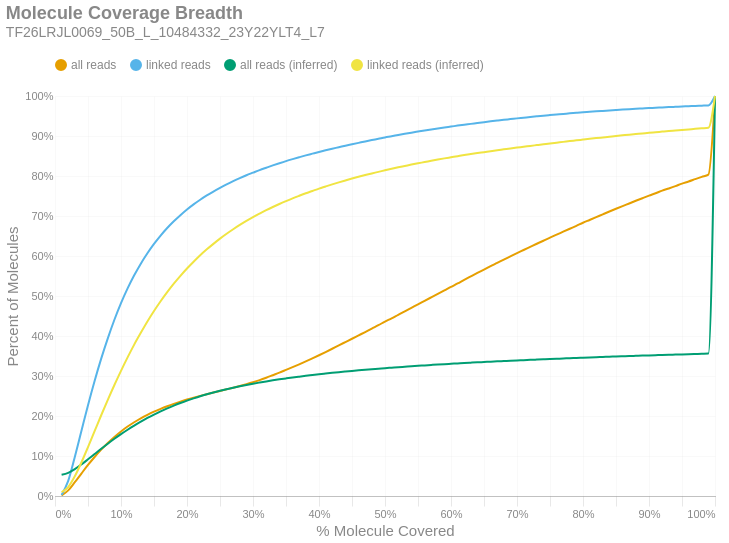

The notebook cell this image was saved under:
### Markdown cell above
### Molecule Read Coverage
This chart shows molecule coverage breadth as computed by the number of bases aligned to that molecule. In other words, "*how much of each unique long molecule is actually sequenced/aligned?*" Keep in mind there is a distinction between sequences and alignments, since some sequences belonging to a particular molecule may not align well and wouldn't appear in the alignment data. This chart also shows molecule coverage breadth as computed by the *inferred fragment* from which the aligned sequences originate. Unlike read coverage, this calculation takes into account the total insert size, including unsequenced gaps between the forward and reverse reads. Like the previous figures, these are cumulative percents.

### Code cell
if SKIPLR:
    print_html(f"Skipped")
else:
    binned_df = consolidated_hist(valids['coverage_bp'], mask, 0.01, True)
    binned_df_inf = consolidated_hist(valids['coverage_inserts'], mask, 0.01, True)
    binned_df = binned_df.with_columns(pl.lit(binned_df_inf['all reads (cumsum)']).alias('all reads (inferred)'))
    binned_df = binned_df.with_columns(pl.lit(binned_df_inf['linked reads (cumsum)']).alias('linked reads (inferred)'))
    binned_df = binned_df.with_columns(
        (pl.col('bin').cast(pl.Float64) + 0.01).alias('right_edge')
    )

    with SafeRender(binned_df):
        (
            density_plot(binned_df, 'Molecule Coverage Breadth', samplename, 'molcov', ['all reads (inferred)','linked reads (inferred)'])
            .encode(
                #x=alt.X('bin:Q', title="% Molecule Covered").axis(format = '%').scale(padding=0),
                x=alt.X('right_edge:Q', title="% Molecule Covered").axis(format='%').scale(padding=0),
                y=alt.Y('value:Q', title='Percent of Molecules')
                    .axis(format='%')
                    .stack(False)
                    .scale(domainMin=0, padding=0),
                color=alt.Color("key:N").scale(domain = ["all reads", "linked reads", "all reads (inferred)", "linked reads (inferred)"]),
                tooltip = [
                    alt.Tooltip("key:N", title = "Data Type"),
                    alt.Tooltip("range_label:N", title="% Molecule Covered"),
                    alt.Tooltip("value:Q", format = ".2%", title="% Molecules")
                ]
            )
        ).display()

### Figure 1 — Vega-Lite specification as saved in the notebook (floating-point values rounded to 4 significant figures)
{"width": "container", "height": 400, "config": {"title": {"anchor": "start", "dy": -15, "fontSize": 18, "color": "#888888", "subtitleColor": "#888888", "subtitleFontSize": 14}, "arc": {"fill": "#0072B2"}, "axis": {"domainColor": "#888888", "domainWidth": 0.5, "gridWidth": 0.2, "grid": false, "titleFontWeight": 400, "titleFontSize": 15, "labelFontSize": 11, "labelColor": "#888888", "tickColor": "#888888", "tickWidth": 0.2, "titleColor": "#888888"}, "axisBand": {"grid": false}, "axisX": {"grid": true, "tickSize": 10, "domainCap": "round"}, "axisY": {"domain": false, "grid": true, "tickSize": 0, "domainCap": "round"}, "background": "transparent", "header": {"labelFontSize": 15, "labelColor": "#888888", "titleFontSize": 15, "titleFontWeight": 600, "titleColor": "#888888"}, "legend": {"labelFont": "sans-serif", "labelFontSize": 12, "labelColor": "#888888", "symbolSize": 100, "symbolType": "circle", "titleFontSize": 12, "titlePadding": 10, "titleColor": "#888888", "title": null, "orient": "top"}, "range": {"category": ["#E69F00", "#56B4E9", "#009E73", "#F0E442", "#0072B2", "#D55E00", "#CC79A7", "#000000"], "diverging": ["#cfe8f3", "#a2d4ec", "#73bfe2", "#46abdb", "#1696d2", "#12719e"]}, "area": {"fill": "#0072B2", "fillOpacity": 0.7, "line": true, "strokeOpacity": 0.7}, "line": {"color": "#0072B2", "stroke": "#0072B2", "strokeWidth": 2}, "trail": {"color": "#0072B2", "stroke": "#0072B2", "strokeWidth": 0, "size": 1}, "point": {"filled": true, "fillOpacity": 1.0, "size": 95}, "text": {"color": "#888888", "fontSize": 11, "align": "right", "fontWeight": 400, "size": 11}, "bar": {"fill": "#0072B2", "stroke": null}, "view": {"stroke": null, "continuousWidth": 660, "continuousHeight": 400}}, "data": {"name": "data-ff850f49497778e46b6d304401aead90"}, "mark": {"type": "line", "interpolate": "monotone", "point": {"opacity": 0, "size": 275}}, "encoding": {"color": {"field": "key", "scale": {"domain": ["all reads", "linked reads", "all reads (inferred)", "linked reads (inferred)"]}, "type": "nominal"}, "tooltip": [{"field": "key", "title": "Data Type", "type": "nominal"}, {"field": "range_label", "title": "% Molecule Covered", "type": "nominal"}, {"field": "value", "format": ".2%", "title": "% Molecules", "type": "quantitative"}], "x": {"axis": {"format": "%"}, "field": "right_edge", "scale": {"padding": 0}, "title": "% Molecule Covered", "type": "quantitative"}, "y": {"axis": {"format": "%"}, "field": "value", "scale": {"domainMin": 0, "padding": 0}, "stack": false, "title": "Percent of Molecules", "type": "quantitative"}}, "params": [{"name": "param_c36ac31b6afebe62", "select": {"type": "point", "fields": ["key"]}, "bind": "legend"}], "title": {"text": "Molecule Coverage Breadth", "subtitle": "TF26LRJL0069_50B_L_10484332_23Y22YLT4_L7"}, "transform": [{"fold": ["all reads (cumsum)", "linked reads (cumsum)", "all reads (inferred)", "linked reads (inferred)"]}, {"calculate": "replace(datum.key, ' (cumsum)', '')", "as": "key"}, {"filter": {"param": "param_c36ac31b6afebe62"}}], "usermeta": {"embedOptions": {"downloadFileName": "TF26LRJL0069_50B_L_10484332_23Y22YLT4_L7.molcov"}}, "$schema": "https://vega.github.io/schema/vega-lite/v6.4.1.json", "datasets": {"data-ff850f49497778e46b6d304401aead90": [{"bin": "0.0", "interval": "0.0-0.01", "all reads": 0.00129, "linked reads": 0.002602, "all reads (cumsum)": 0.00129, "linked reads (cumsum)": 0.002602, "range_label": "0.0-0.01", "all reads (inferred)": 0.05297, "linked reads (inferred)": 0.009921, "right_edge": 0.01}, {"bin": "0.01", "interval": "0.01-0.02", "all reads": 0.01275, "linked reads": 0.03531, "all reads (cumsum)": 0.01404, "linked reads (cumsum)": 0.03791, "range_label": "0.01-0.02", "all reads (inferred)": 0.05783, "linked reads (inferred)": 0.02243, "right_edge": 0.02}, {"bin": "0.02", "interval": "0.02-0.03", "all reads": 0.02048, "linked reads": 0.05977, "all reads (cumsum)": 0.03451, "linked reads (cumsum)": 0.09768, "range_label": "0.02-0.03", "all reads (inferred)": 0.06718, "linked reads (inferred)": 0.04928, "right_edge": 0.03}, {"bin": "0.03", "interval": "0.03-0.04", "all reads": 0.02167, "linked reads": 0.06478, "all reads (cumsum)": 0.05618, "linked reads (cumsum)": 0.1625, "range_label": "0.03-0.04", "all reads (inferred)": 0.07889, "linked reads (inferred)": 0.08392, "right_edge": 0.04}, {"bin": "0.04", "interval": "0.04-0.05", "all reads": 0.02135, "linked reads": 0.06449, "all reads (cumsum)": 0.07754, "linked reads (cumsum)": 0.227, "range_label": "0.04-0.05", "all reads (inferred)": 0.09175, "linked reads (inferred)": 0.1223, "right_edge": 0.05}, {"bin": "0.05", "interval": "0.05-0.06", "all reads": 0.01997, "linked reads": 0.0606, "all reads (cumsum)": 0.0975, "linked reads (cumsum)": 0.2876, "range_label": "0.05-0.06", "all reads (inferred)": 0.1049, "linked reads (inferred)": 0.162, "right_edge": 0.06}, {"bin": "0.06", "interval": "0.06-0.07", "all reads": 0.01837, "linked reads": 0.05586, "all reads (cumsum)": 0.1159, "linked reads (cumsum)": 0.3434, "range_label": "0.06-0.07", "all reads (inferred)": 0.1181, "linked reads (inferred)": 0.2019, "right_edge": 0.07}, {"bin": "0.07", "interval": "0.07-0.08", "all reads": 0.01668, "linked reads": 0.05074, "all reads (cumsum)": 0.1325, "linked reads (cumsum)": 0.3942, "range_label": "0.07-0.08", "all reads (inferred)": 0.1308, "linked reads (inferred)": 0.2405, "right_edge": 0.08}, {"bin": "0.08", "interval": "0.08-0.09", "all reads": 0.01526, "linked reads": 0.04643, "all reads (cumsum)": 0.1478, "linked reads (cumsum)": 0.4406, "range_label": "0.08-0.09", "all reads (inferred)": 0.143, "linked reads (inferred)": 0.2776, "right_edge": 0.09}, {"bin": "0.09", "interval": "0.09-0.1", "all reads": 0.01365, "linked reads": 0.04151, "all reads (cumsum)": 0.1615, "linked reads (cumsum)": 0.4821, "range_label": "0.09-0.1", "all reads (inferred)": 0.1546, "linked reads (inferred)": 0.3129, "right_edge": 0.1}, {"bin": "0.1", "interval": "0.1-0.11", "all reads": 0.01217, "linked reads": 0.03687, "all reads (cumsum)": 0.1736, "linked reads (cumsum)": 0.519, "range_label": "0.1-0.11", "all reads (inferred)": 0.1656, "linked reads (inferred)": 0.3465, "right_edge": 0.11}, {"bin": "0.11", "interval": "0.11-0.12", "all reads": 0.01081, "linked reads": 0.0327, "all reads (cumsum)": 0.1844, "linked reads (cumsum)": 0.5517, "range_label": "0.11-0.12", "all reads (inferred)": 0.1761, "linked reads (inferred)": 0.3785, "right_edge": 0.12}, {"bin": "0.12", "interval": "0.12-0.13", "all reads": 0.009772, "linked reads": 0.02921, "all reads (cumsum)": 0.1942, "linked reads (cumsum)": 0.5809, "range_label": "0.12-0.13", "all reads (inferred)": 0.1857, "linked reads (inferred)": 0.4079, "right_edge": 0.13}, {"bin": "0.13", "interval": "0.13-0.14", "all reads": 0.008694, "linked reads": 0.02596, "all reads (cumsum)": 0.2029, "linked reads (cumsum)": 0.6068, "range_label": "0.13-0.14", "all reads (inferred)": 0.195, "linked reads (inferred)": 0.4362, "right_edge": 0.14}, {"bin": "0.14", "interval": "0.14-0.15", "all reads": 0.0079, "linked reads": 0.02338, "all reads (cumsum)": 0.2108, "linked reads (cumsum)": 0.6302, "range_label": "0.14-0.15", "all reads (inferred)": 0.2036, "linked reads (inferred)": 0.4625, "right_edge": 0.15}, {"bin": "0.15", "interval": "0.15-0.16", "all reads": 0.007161, "linked reads": 0.02094, "all reads (cumsum)": 0.218, "linked reads (cumsum)": 0.6512, "range_label": "0.15-0.16", "all reads (inferred)": 0.2116, "linked reads (inferred)": 0.4868, "right_edge": 0.16}, {"bin": "0.16", "interval": "0.16-0.17", "all reads": 0.006523, "linked reads": 0.01886, "all reads (cumsum)": 0.2245, "linked reads (cumsum)": 0.67, "range_label": "0.16-0.17", "all reads (inferred)": 0.2191, "linked reads (inferred)": 0.5095, "right_edge": 0.17}, {"bin": "0.17", "interval": "0.17-0.18", "all reads": 0.00596, "linked reads": 0.01683, "all reads (cumsum)": 0.2304, "linked reads (cumsum)": 0.6869, "range_label": "0.17-0.18", "all reads (inferred)": 0.226, "linked reads (inferred)": 0.5307, "right_edge": 0.18}, {"bin": "0.18", "interval": "0.18-0.19", "all reads": 0.005486, "linked reads": 0.01525, "all reads (cumsum)": 0.2359, "linked reads (cumsum)": 0.7021, "range_label": "0.18-0.19", "all reads (inferred)": 0.2324, "linked reads (inferred)": 0.5503, "right_edge": 0.19}, {"bin": "0.19", "interval": "0.19-0.2", "all reads": 0.00515, "linked reads": 0.01414, "all reads (cumsum)": 0.2411, "linked reads (cumsum)": 0.7163, "range_label": "0.19-0.2", "all reads (inferred)": 0.2385, "linked reads (inferred)": 0.5687, "right_edge": 0.2}, {"bin": "0.2", "interval": "0.2-0.21", "all reads": 0.00475, "linked reads": 0.01275, "all reads (cumsum)": 0.2458, "linked reads (cumsum)": 0.729, "range_label": "0.2-0.21", "all reads (inferred)": 0.2441, "linked reads (inferred)": 0.5857, "right_edge": 0.21}, {"bin": "0.21", "interval": "0.21-0.22", "all reads": 0.004442, "linked reads": 0.01159, "all reads (cumsum)": 0.2503, "linked reads (cumsum)": 0.7406, "range_label": "0.21-0.22", "all reads (inferred)": 0.2494, "linked reads (inferred)": 0.6019, "right_edge": 0.22}, {"bin": "0.22", "interval": "0.22-0.23", "all reads": 0.004285, "linked reads": 0.01077, "all reads (cumsum)": 0.2546, "linked reads (cumsum)": 0.7514, "range_label": "0.22-0.23", "all reads (inferred)": 0.2542, "linked reads (inferred)": 0.6167, "right_edge": 0.23}, {"bin": "0.23", "interval": "0.23-0.24", "all reads": 0.004139, "linked reads": 0.009846, "all reads (cumsum)": 0.2587, "linked reads (cumsum)": 0.7612, "range_label": "0.23-0.24", "all reads (inferred)": 0.2587, "linked reads (inferred)": 0.6304, "right_edge": 0.24}, {"bin": "0.24", "interval": "0.24-0.25", "all reads": 0.004038, "linked reads": 0.009092, "all reads (cumsum)": 0.2627, "linked reads (cumsum)": 0.7703, "range_label": "0.24-0.25", "all reads (inferred)": 0.263, "linked reads (inferred)": 0.6434, "right_edge": 0.25}, {"bin": "0.25", "interval": "0.25-0.26", "all reads": 0.003972, "linked reads": 0.008703, "all reads (cumsum)": 0.2667, "linked reads (cumsum)": 0.779, "range_label": "0.25-0.26", "all reads (inferred)": 0.267, "linked reads (inferred)": 0.6555, "right_edge": 0.26}, {"bin": "0.26", "interval": "0.26-0.27", "all reads": 0.004002, "linked reads": 0.008109, "all reads (cumsum)": 0.2707, "linked reads (cumsum)": 0.7871, "range_label": "0.26-0.27", "all reads (inferred)": 0.2708, "linked reads (inferred)": 0.6668, "right_edge": 0.27}, {"bin": "0.27", "interval": "0.27-0.28", "all reads": 0.004227, "linked reads": 0.007609, "all reads (cumsum)": 0.2749, "linked reads (cumsum)": 0.7947, "range_label": "0.27-0.28", "all reads (inferred)": 0.2743, "linked reads (inferred)": 0.6776, "right_edge": 0.28}, {"bin": "0.28", "interval": "0.28-0.29", "all reads": 0.004527, "linked reads": 0.007184, "all reads (cumsum)": 0.2795, "linked reads (cumsum)": 0.8019, "range_label": "0.28-0.29", "all reads (inferred)": 0.2776, "linked reads (inferred)": 0.6877, "right_edge": 0.29}, {"bin": "0.29", "interval": "0.29-0.3", "all reads": 0.004831, "linked reads": 0.006459, "all reads (cumsum)": 0.2843, "linked reads (cumsum)": 0.8084, "range_label": "0.29-0.3", "all reads (inferred)": 0.2808, "linked reads (inferred)": 0.6972, "right_edge": 0.3}, {"bin": "0.3", "interval": "0.3-0.31", "all reads": 0.005323, "linked reads": 0.006377, "all reads (cumsum)": 0.2896, "linked reads (cumsum)": 0.8147, "range_label": "0.3-0.31", "all reads (inferred)": 0.2837, "linked reads (inferred)": 0.7061, "right_edge": 0.31}, {"bin": "0.31", "interval": "0.31-0.32", "all reads": 0.005956, "linked reads": 0.005907, "all reads (cumsum)": 0.2956, "linked reads (cumsum)": 0.8206, "range_label": "0.31-0.32", "all reads (inferred)": 0.2865, "linked reads (inferred)": 0.7146, "right_edge": 0.32}, {"bin": "0.32", "interval": "0.32-0.33", "all reads": 0.006371, "linked reads": 0.005799, "all reads (cumsum)": 0.3019, "linked reads (cumsum)": 0.8264, "range_label": "0.32-0.33", "all reads (inferred)": 0.2891, "linked reads (inferred)": 0.7225, "right_edge": 0.33}, {"bin": "0.33", "interval": "0.33-0.34", "all reads": 0.006428, "linked reads": 0.005477, "all reads (cumsum)": 0.3084, "linked reads (cumsum)": 0.8319, "range_label": "0.33-0.34", "all reads (inferred)": 0.2916, "linked reads (inferred)": 0.73, "right_edge": 0.34}, {"bin": "0.34", "interval": "0.34-0.35", "all reads": 0.006822, "linked reads": 0.005281, "all reads (cumsum)": 0.3152, "linked reads (cumsum)": 0.8372, "range_label": "0.34-0.35", "all reads (inferred)": 0.294, "linked reads (inferred)": 0.7372, "right_edge": 0.35}, {"bin": "0.35", "interval": "0.35-0.36", "all reads": 0.006918, "linked reads": 0.004936, "all reads (cumsum)": 0.3221, "linked reads (cumsum)": 0.8421, "range_label": "0.35-0.36", "all reads (inferred)": 0.2962, "linked reads (inferred)": 0.7441, "right_edge": 0.36}, {"bin": "0.36", "interval": "0.36-0.37", "all reads": 0.007073, "linked reads": 0.004721, "all reads (cumsum)": 0.3292, "linked reads (cumsum)": 0.8469, "range_label": "0.36-0.37", "all reads (inferred)": 0.2984, "linked reads (inferred)": 0.7505, "right_edge": 0.37}, {"bin": "0.37", "interval": "0.37-0.38", "all reads": 0.007242, "linked reads": 0.004615, "all reads (cumsum)": 0.3364, "linked reads (cumsum)": 0.8515, "range_label": "0.37-0.38", "all reads (inferred)": 0.3004, "linked reads (inferred)": 0.7568, "right_edge": 0.38}, {"bin": "0.38", "interval": "0.38-0.39", "all reads": 0.007539, "linked reads": 0.004378, "all reads (cumsum)": 0.344, "linked reads (cumsum)": 0.8559, "range_label": "0.38-0.39", "all reads (inferred)": 0.3024, "linked reads (inferred)": 0.7627, "right_edge": 0.39}, {"bin": "0.39", "interval": "0.39-0.4", "all reads": 0.00787, "linked reads": 0.004351, "all reads (cumsum)": 0.3518, "linked reads (cumsum)": 0.8602, "range_label": "0.39-0.4", "all reads (inferred)": 0.3044, "linked reads (inferred)": 0.7686, "right_edge": 0.4}, {"bin": "0.4", "interval": "0.4-0.41", "all reads": 0.008072, "linked reads": 0.004145, "all reads (cumsum)": 0.3599, "linked reads (cumsum)": 0.8644, "range_label": "0.4-0.41", "all reads (inferred)": 0.3061, "linked reads (inferred)": 0.7739, "right_edge": 0.41}, {"bin": "0.41", "interval": "0.41-0.42", "all reads": 0.00822, "linked reads": 0.003918, "all reads (cumsum)": 0.3681, "linked reads (cumsum)": 0.8683, "range_label": "0.41-0.42", "all reads (inferred)": 0.3079, "linked reads (inferred)": 0.7791, "right_edge": 0.42}, {"bin": "0.42", "interval": "0.42-0.43", "all reads": 0.008414, "linked reads": 0.003692, "all reads (cumsum)": 0.3765, "linked reads (cumsum)": 0.872, "range_label": "0.42-0.43", "all reads (inferred)": 0.3095, "linked reads (inferred)": 0.7842, "right_edge": 0.43}, {"bin": "0.43", "interval": "0.43-0.44", "all reads": 0.008305, "linked reads": 0.003811, "all reads (cumsum)": 0.3849, "linked reads (cumsum)": 0.8758, "range_label": "0.43-0.44", "all reads (inferred)": 0.3111, "linked reads (inferred)": 0.789, "right_edge": 0.44}, {"bin": "0.44", "interval": "0.44-0.45", "all reads": 0.008292, "linked reads": 0.003537, "all reads (cumsum)": 0.3931, "linked reads (cumsum)": 0.8793, "range_label": "0.44-0.45", "all reads (inferred)": 0.3127, "linked reads (inferred)": 0.7936, "right_edge": 0.45}, {"bin": "0.45", "interval": "0.45-0.46", "all reads": 0.008374, "linked reads": 0.003557, "all reads (cumsum)": 0.4015, "linked reads (cumsum)": 0.8829, "range_label": "0.45-0.46", "all reads (inferred)": 0.3142, "linked reads (inferred)": 0.7981, "right_edge": 0.46}, {"bin": "0.46", "interval": "0.46-0.47", "all reads": 0.008367, "linked reads": 0.00358, "all reads (cumsum)": 0.4099, "linked reads (cumsum)": 0.8864, "range_label": "0.46-0.47", "all reads (inferred)": 0.3156, "linked reads (inferred)": 0.8024, "right_edge": 0.47}, {"bin": "0.47", "interval": "0.47-0.48", "all reads": 0.008718, "linked reads": 0.00335, "all reads (cumsum)": 0.4186, "linked reads (cumsum)": 0.8898, "range_label": "0.47-0.48", "all reads (inferred)": 0.317, "linked reads (inferred)": 0.8065, "right_edge": 0.48}, {"bin": "0.48", "interval": "0.48-0.49", "all reads": 0.008312, "linked reads": 0.003228, "all reads (cumsum)": 0.4269, "linked reads (cumsum)": 0.893, "range_label": "0.48-0.49", "all reads (inferred)": 0.3183, "linked reads (inferred)": 0.8103, "right_edge": 0.49}, {"bin": "0.49", "interval": "0.49-0.5", "all reads": 0.009184, "linked reads": 0.003338, "all reads (cumsum)": 0.4361, "linked reads (cumsum)": 0.8964, "range_label": "0.49-0.5", "all reads (inferred)": 0.3196, "linked reads (inferred)": 0.8143, "right_edge": 0.5}, {"bin": "0.5", "interval": "0.5-0.51", "all reads": 0.007938, "linked reads": 0.002943, "all reads (cumsum)": 0.444, "linked reads (cumsum)": 0.8993, "range_label": "0.5-0.51", "all reads (inferred)": 0.3208, "linked reads (inferred)": 0.818, "right_edge": 0.51}, {"bin": "0.51", "interval": "0.51-0.52", "all reads": 0.009044, "linked reads": 0.003167, "all reads (cumsum)": 0.4531, "linked reads (cumsum)": 0.9025, "range_label": "0.51-0.52", "all reads (inferred)": 0.3221, "linked reads (inferred)": 0.8217, "right_edge": 0.52}, {"bin": "0.52", "interval": "0.52-0.53", "all reads": 0.008656, "linked reads": 0.003034, "all reads (cumsum)": 0.4617, "linked reads (cumsum)": 0.9055, "range_label": "0.52-0.53", "all reads (inferred)": 0.3232, "linked reads (inferred)": 0.8251, "right_edge": 0.53}, {"bin": "0.53", "interval": "0.53-0.54", "all reads": 0.008703, "linked reads": 0.002842, "all reads (cumsum)": 0.4704, "linked reads (cumsum)": 0.9083, "range_label": "0.53-0.54", "all reads (inferred)": 0.3244, "linked reads (inferred)": 0.8285, "right_edge": 0.54}, {"bin": "0.54", "interval": "0.54-0.55", "all reads": 0.008653, "linked reads": 0.002721, "all reads (cumsum)": 0.4791, "linked reads (cumsum)": 0.9111, "range_label": "0.54-0.55", "all reads (inferred)": 0.3255, "linked reads (inferred)": 0.8318, "right_edge": 0.55}, {"bin": "0.55", "interval": "0.55-0.56", "all reads": 0.008868, "linked reads": 0.002694, "all reads (cumsum)": 0.488, "linked reads (cumsum)": 0.9138, "range_label": "0.55-0.56", "all reads (inferred)": 0.3265, "linked reads (inferred)": 0.8349, "right_edge": 0.56}, {"bin": "0.56", "interval": "0.56-0.57", "all reads": 0.008604, "linked reads": 0.002584, "all reads (cumsum)": 0.4966, "linked reads (cumsum)": 0.9163, "range_label": "0.56-0.57", "all reads (inferred)": 0.3276, "linked reads (inferred)": 0.8381, "right_edge": 0.57}, {"bin": "0.57", "interval": "0.57-0.58", "all reads": 0.008499, "linked reads": 0.002507, "all reads (cumsum)": 0.5051, "linked reads (cumsum)": 0.9189, "range_label": "0.57-0.58", "all reads (inferred)": 0.3287, "linked reads (inferred)": 0.8412, "right_edge": 0.58}, {"bin": "0.58", "interval": "0.58-0.59", "all reads": 0.008756, "linked reads": 0.002468, "all reads (cumsum)": 0.5138, "linked reads (cumsum)": 0.9213, "range_label": "0.58-0.59", "all reads (inferred)": 0.3296, "linked reads (inferred)": 0.844, "right_edge": 0.59}, {"bin": "0.59", "interval": "0.59-0.6", "all reads": 0.008903, "linked reads": 0.002287, "all reads (cumsum)": 0.5227, "linked reads (cumsum)": 0.9236, "range_label": "0.59-0.6", "all reads (inferred)": 0.3306, "linked reads (inferred)": 0.8468, "right_edge": 0.6}, {"bin": "0.6", "interval": "0.6-0.61", "all reads": 0.008548, "linked reads": 0.002354, "all reads (cumsum)": 0.5313, "linked reads (cumsum)": 0.926, "range_label": "0.6-0.61", "all reads (inferred)": 0.3315, "linked reads (inferred)": 0.8496, "right_edge": 0.61}, {"bin": "0.61", "interval": "0.61-0.62", "all reads": 0.009054, "linked reads": 0.002255, "all reads (cumsum)": 0.5403, "linked reads (cumsum)": 0.9282, "range_label": "0.61-0.62", "all reads (inferred)": 0.3325, "linked reads (inferred)": 0.8523, "right_edge": 0.62}, {"bin": "0.62", "interval": "0.62-0.63", "all reads": 0.008712, "linked reads": 0.002079, "all reads (cumsum)": 0.549, "linked reads (cumsum)": 0.9303, "range_label": "0.62-0.63", "all reads (inferred)": 0.3333, "linked reads (inferred)": 0.8548, "right_edge": 0.63}, {"bin": "0.63", "interval": "0.63-0.64", "all reads": 0.008633, "linked reads": 0.002193, "all reads (cumsum)": 0.5577, "linked reads (cumsum)": 0.9325, "range_label": "0.63-0.64", "all reads (inferred)": 0.3342, "linked reads (inferred)": 0.8573, "right_edge": 0.64}, {"bin": "0.64", "interval": "0.64-0.65", "all reads": 0.008398, "linked reads": 0.002105, "all reads (cumsum)": 0.5661, "linked reads (cumsum)": 0.9346, "range_label": "0.64-0.65", "all reads (inferred)": 0.335, "linked reads (inferred)": 0.8597, "right_edge": 0.65}, {"bin": "0.65", "interval": "0.65-0.66", "all reads": 0.008525, "linked reads": 0.002034, "all reads (cumsum)": 0.5746, "linked reads (cumsum)": 0.9366, "range_label": "0.65-0.66", "all reads (inferred)": 0.3358, "linked reads (inferred)": 0.862, "right_edge": 0.66}, {"bin": "0.66", "interval": "0.66-0.67", "all reads": 0.008175, "linked reads": 0.001953, "all reads (cumsum)": 0.5828, "linked reads (cumsum)": 0.9386, "range_label": "0.66-0.67", "all reads (inferred)": 0.3366, "linked reads (inferred)": 0.8643, "right_edge": 0.67}, {"bin": "0.67", "interval": "0.67-0.68", "all reads": 0.008338, "linked reads": 0.001899, "all reads (cumsum)": 0.5911, "linked reads (cumsum)": 0.9405, "range_label": "0.67-0.68", "all reads (inferred)": 0.3374, "linked reads (inferred)": 0.8666, "right_edge": 0.68}, {"bin": "0.68", "interval": "0.68-0.69", "all reads": 0.008018, "linked reads": 0.001764, "all reads (cumsum)": 0.5991, "linked reads (cumsum)": 0.9422, "range_label": "0.68-0.69", "all reads (inferred)": 0.3382, "linked reads (inferred)": 0.8689, "right_edge": 0.69}, {"bin": "0.69", "interval": "0.69-0.7", "all reads": 0.008062, "linked reads": 0.001816, "all reads (cumsum)": 0.6072, "linked reads (cumsum)": 0.9441, "range_label": "0.69-0.7", "all reads (inferred)": 0.3389, "linked reads (inferred)": 0.8711, "right_edge": 0.7}, {"bin": "0.7", "interval": "0.7-0.71", "all reads": 0.007775, "linked reads": 0.001736, "all reads (cumsum)": 0.615, "linked reads (cumsum)": 0.9458, "range_label": "0.7-0.71", "all reads (inferred)": 0.3396, "linked reads (inferred)": 0.8731, "right_edge": 0.71}, {"bin": "0.71", "interval": "0.71-0.72", "all reads": 0.007818, "linked reads": 0.001762, "all reads (cumsum)": 0.6228, "linked reads (cumsum)": 0.9476, "range_label": "0.71-0.72", "all reads (inferred)": 0.3403, "linked reads (inferred)": 0.8752, "right_edge": 0.72}, {"bin": "0.72", "interval": "0.72-0.73", "all reads": 0.007808, "linked reads": 0.001657, "all reads (cumsum)": 0.6306, "linked reads (cumsum)": 0.9492, "range_label": "0.72-0.73", "all reads (inferred)": 0.3411, "linked reads (inferred)": 0.8773, "right_edge": 0.73}, {"bin": "0.73", "interval": "0.73-0.74", "all reads": 0.007543, "linked reads": 0.0016, "all reads (cumsum)": 0.6381, "linked reads (cumsum)": 0.9508, "range_label": "0.73-0.74", "all reads (inferred)": 0.3418, "linked reads (inferred)": 0.8793, "right_edge": 0.74}, {"bin": "0.74", "interval": "0.74-0.75", "all reads": 0.007838, "linked reads": 0.001464, "all reads (cumsum)": 0.646, "linked reads (cumsum)": 0.9523, "range_label": "0.74-0.75", "all reads (inferred)": 0.3425, "linked reads (inferred)": 0.8814, "right_edge": 0.75}, {"bin": "0.75", "interval": "0.75-0.76", "all reads": 0.007304, "linked reads": 0.001423, "all reads (cumsum)": 0.6533, "linked reads (cumsum)": 0.9537, "range_label": "0.75-0.76", "all reads (inferred)": 0.3431, "linked reads (inferred)": 0.8834, "right_edge": 0.76}, {"bin": "0.76", "interval": "0.76-0.77", "all reads": 0.007505, "linked reads": 0.001398, "all reads (cumsum)": 0.6608, "linked reads (cumsum)": 0.9551, "range_label": "0.76-0.77", "all reads (inferred)": 0.3438, "linked reads (inferred)": 0.8853, "right_edge": 0.77}, {"bin": "0.77", "interval": "0.77-0.78", "all reads": 0.007383, "linked reads": 0.001483, "all reads (cumsum)": 0.6682, "linked reads (cumsum)": 0.9566, "range_label": "0.77-0.78", "all reads (inferred)": 0.3445, "linked reads (inferred)": 0.8873, "right_edge": 0.78}, {"bin": "0.78", "interval": "0.78-0.79", "all reads": 0.007304, "linked reads": 0.001348, "all reads (cumsum)": 0.6755, "linked reads (cumsum)": 0.9579, "range_label": "0.78-0.79", "all reads (inferred)": 0.3451, "linked reads (inferred)": 0.8891, "right_edge": 0.79}, {"bin": "0.79", "interval": "0.79-0.8", "all reads": 0.007608, "linked reads": 0.001289, "all reads (cumsum)": 0.6831, "linked reads (cumsum)": 0.9592, "range_label": "0.79-0.8", "all reads (inferred)": 0.3458, "linked reads (inferred)": 0.8911, "right_edge": 0.8}, {"bin": "0.8", "interval": "0.8-0.81", "all reads": 0.006989, "linked reads": 0.001152, "all reads (cumsum)": 0.6901, "linked reads (cumsum)": 0.9604, "range_label": "0.8-0.81", "all reads (inferred)": 0.3464, "linked reads (inferred)": 0.8929, "right_edge": 0.81}, {"bin": "0.81", "interval": "0.81-0.82", "all reads": 0.007017, "linked reads": 0.001213, "all reads (cumsum)": 0.6971, "linked reads (cumsum)": 0.9616, "range_label": "0.81-0.82", "all reads (inferred)": 0.347, "linked reads (inferred)": 0.8947, "right_edge": 0.82}, {"bin": "0.82", "interval": "0.82-0.83", "all reads": 0.007083, "linked reads": 0.00114, "all reads (cumsum)": 0.7042, "linked reads (cumsum)": 0.9627, "range_label": "0.82-0.83", "all reads (inferred)": 0.3476, "linked reads (inferred)": 0.8965, "right_edge": 0.83}, {"bin": "0.83", "interval": "0.83-0.84", "all reads": 0.007018, "linked reads": 0.00112, "all reads (cumsum)": 0.7112, "linked reads (cumsum)": 0.9638, "range_label": "0.83-0.84", "all reads (inferred)": 0.3482, "linked reads (inferred)": 0.8982, "right_edge": 0.84}, {"bin": "0.84", "interval": "0.84-0.85", "all reads": 0.006855, "linked reads": 0.00109, "all reads (cumsum)": 0.718, "linked reads (cumsum)": 0.9649, "range_label": "0.84-0.85", "all reads (inferred)": 0.3488, "linked reads (inferred)": 0.9, "right_edge": 0.85}, {"bin": "0.85", "interval": "0.85-0.86", "all reads": 0.006764, "linked reads": 0.001074, "all reads (cumsum)": 0.7248, "linked reads (cumsum)": 0.966, "range_label": "0.85-0.86", "all reads (inferred)": 0.3494, "linked reads (inferred)": 0.9017, "right_edge": 0.86}, {"bin": "0.86", "interval": "0.86-0.87", "all reads": 0.006547, "linked reads": 0.001037, "all reads (cumsum)": 0.7313, "linked reads (cumsum)": 0.967, "range_label": "0.86-0.87", "all reads (inferred)": 0.35, "linked reads (inferred)": 0.9034, "right_edge": 0.87}, {"bin": "0.87", "interval": "0.87-0.88", "all reads": 0.006661, "linked reads": 0.0009745, "all reads (cumsum)": 0.738, "linked reads (cumsum)": 0.968, "range_label": "0.87-0.88", "all reads (inferred)": 0.3505, "linked reads (inferred)": 0.9049, "right_edge": 0.88}, {"bin": "0.88", "interval": "0.88-0.89", "all reads": 0.006467, "linked reads": 0.0008749, "all reads (cumsum)": 0.7445, "linked reads (cumsum)": 0.9689, "range_label": "0.88-0.89", "all reads (inferred)": 0.351, "linked reads (inferred)": 0.9065, "right_edge": 0.89}, {"bin": "0.89", "interval": "0.89-0.9", "all reads": 0.00645, "linked reads": 0.0008909, "all reads (cumsum)": 0.7509, "linked reads (cumsum)": 0.9698, "range_label": "0.89-0.9", "all reads (inferred)": 0.3515, "linked reads (inferred)": 0.908, "right_edge": 0.9}, {"bin": "0.9", "interval": "0.9-0.91", "all reads": 0.005851, "linked reads": 0.0007558, "all reads (cumsum)": 0.7568, "linked reads (cumsum)": 0.9705, "range_label": "0.9-0.91", "all reads (inferred)": 0.352, "linked reads (inferred)": 0.9095, "right_edge": 0.91}, {"bin": "0.91", "interval": "0.91-0.92", "all reads": 0.006617, "linked reads": 0.0009158, "all reads (cumsum)": 0.7634, "linked reads (cumsum)": 0.9715, "range_label": "0.91-0.92", "all reads (inferred)": 0.3526, "linked reads (inferred)": 0.9109, "right_edge": 0.92}, {"bin": "0.92", "interval": "0.92-0.93", "all reads": 0.005529, "linked reads": 0.000802, "all reads (cumsum)": 0.7689, "linked reads (cumsum)": 0.9723, "range_label": "0.92-0.93", "all reads (inferred)": 0.3531, "linked reads (inferred)": 0.9124, "right_edge": 0.93}, {"bin": "0.93", "interval": "0.93-0.94", "all reads": 0.005803, "linked reads": 0.0007344, "all reads (cumsum)": 0.7747, "linked reads (cumsum)": 0.973, "range_label": "0.93-0.94", "all reads (inferred)": 0.3535, "linked reads (inferred)": 0.9138, "right_edge": 0.94}, {"bin": "0.94", "interval": "0.94-0.95", "all reads": 0.006268, "linked reads": 0.0007415, "all reads (cumsum)": 0.781, "linked reads (cumsum)": 0.9737, "range_label": "0.94-0.95", "all reads (inferred)": 0.354, "linked reads (inferred)": 0.9151, "right_edge": 0.95}, {"bin": "0.95", "interval": "0.95-0.96", "all reads": 0.005166, "linked reads": 0.0006846, "all reads (cumsum)": 0.7862, "linked reads (cumsum)": 0.9744, "range_label": "0.95-0.96", "all reads (inferred)": 0.3545, "linked reads (inferred)": 0.9165, "right_edge": 0.96}, {"bin": "0.96", "interval": "0.96-0.97", "all reads": 0.005899, "linked reads": 0.0007593, "all reads (cumsum)": 0.7921, "linked reads (cumsum)": 0.9752, "range_label": "0.96-0.97", "all reads (inferred)": 0.355, "linked reads (inferred)": 0.9179, "right_edge": 0.97}, {"bin": "0.97", "interval": "0.97-0.98", "all reads": 0.005807, "linked reads": 0.0006046, "all reads (cumsum)": 0.7979, "linked reads (cumsum)": 0.9758, "range_label": "0.97-0.98", "all reads (inferred)": 0.3555, "linked reads (inferred)": 0.9192, "right_edge": 0.98}, {"bin": "0.98", "interval": "0.98-0.99", "all reads": 0.005645, "linked reads": 0.0006597, "all reads (cumsum)": 0.8035, "linked reads (cumsum)": 0.9764, "range_label": "0.98-0.99", "all reads (inferred)": 0.356, "linked reads (inferred)": 0.9206, "right_edge": 0.99}, {"bin": "0.99", "interval": "0.99-1.0", "all reads": 0.1965, "linked reads": 0.02355, "all reads (cumsum)": 1.0, "linked reads (cumsum)": 1.0, "range_label": "0.99-1.0", "all reads (inferred)": 1.0, "linked reads (inferred)": 1.0, "right_edge": 1.0}]}}
